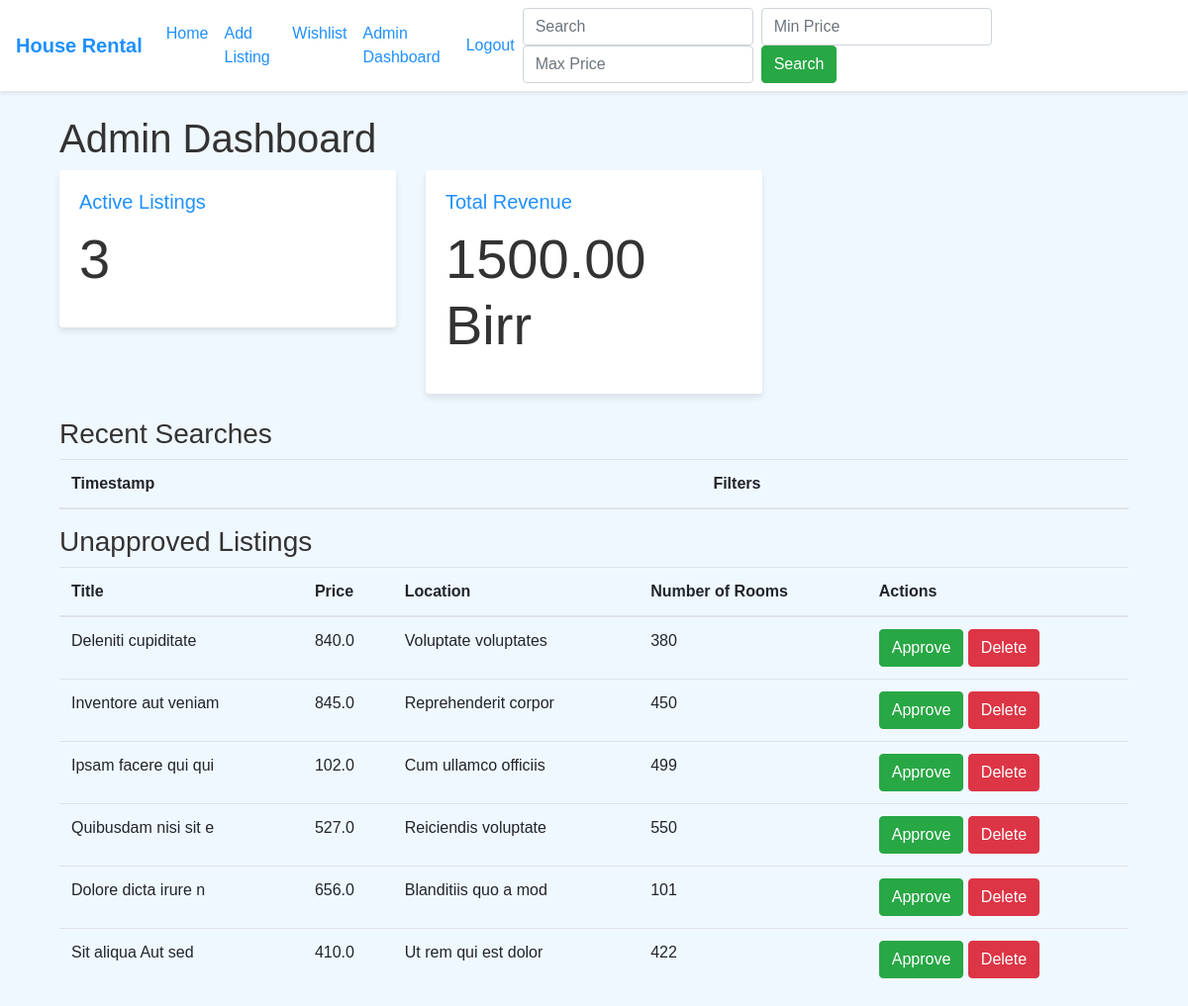
The page /admin_dashboard (signed in) on the database as committed earlier.
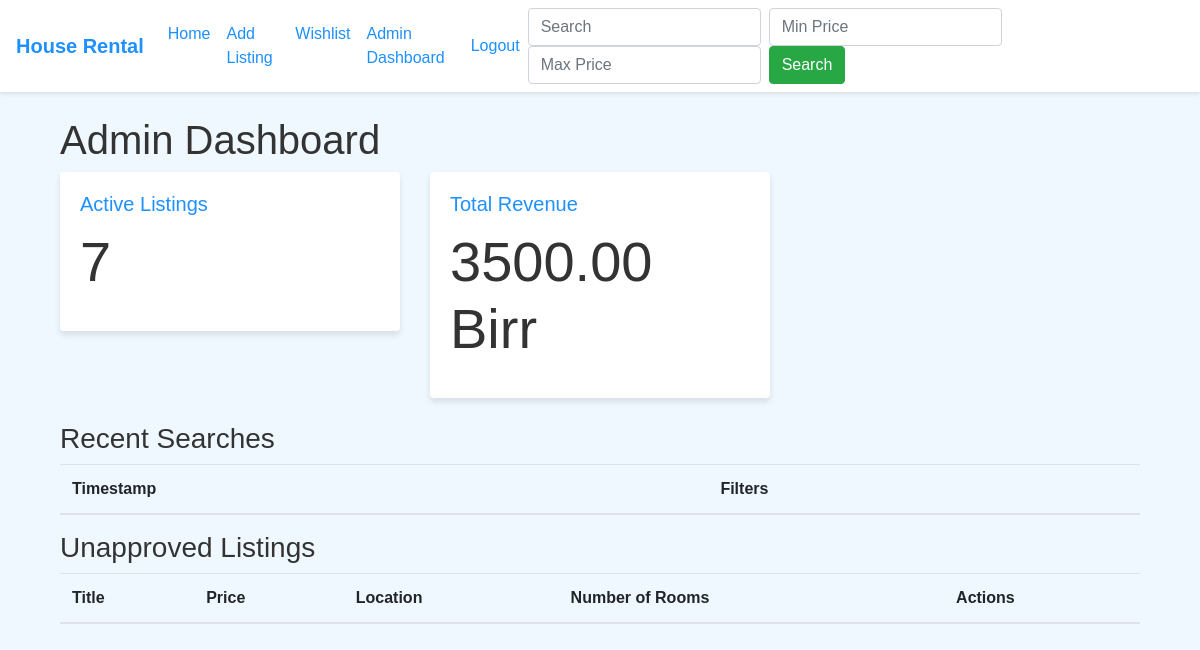
The same page on the database as committed later.
### app.py (models this page shows)
class HouseListing(db.Model):
    id = db.Column(db.Integer, primary_key=True)
    title = db.Column(db.String(100), nullable=False)
    price = db.Column(db.Float, nullable=False)
    location = db.Column(db.String(100), nullable=False)
    number_of_rooms = db.Column(db.Integer, nullable=False)
    amenities = db.Column(db.String(200))
    user_id = db.Column(db.Integer, db.ForeignKey('user.id'), nullable=False)
    contact = db.Column(db.String(100))
    images = db.relationship('Image', backref='house_listing', lazy=True)
    screenshot = db.relationship('Screenshot', backref='house_listing', lazy=True)
    payDate = db.Column(db.String, nullable=True)

### app.py (the view)
@app.route("/admin_dashboard", methods=['GET'])
@login_required
def admin_dashboard():
    if not current_user.is_authenticated:
        flash('Please log in to access the admin dashboard.', 'error')
        return redirect(url_for('login'))
    if current_user.role != 'admin':
        flash('You are not authorized to access the admin dashboard.', 'error')
        return redirect(url_for('home'))
    active_listings = HouseListing.query.filter(HouseListing.payDate != None).count()
    revenue = active_listings * 500  # Assuming each listing costs 500 birr
    unapproved_listings = HouseListing.query.filter(HouseListing.payDate.is_(None)).all()
    search_trends = [] # db.session.query(SearchTrend).order_by(SearchTrend.count.desc()).limit(5).all()
    return render_template('admin_dashboard.html',
                           active_listings=active_listings,
                           revenue=revenue,
                           search_trends=search_trends,
                           unapproved_listings=unapproved_listings
                           )

### app.py (called while the page is built)
@login_manager.user_loader
def load_user(user_id):
    return User.query.get(int(user_id))

### templates/admin_dashboard.html (shortened to what this page needs)
{% extends "base.html" %}
{% block content %}
<!DOCTYPE html>
<html lang="en">
<head>
</head>
<body>
    <div class="container mt-4">
        <h1>Admin Dashboard</h1>
        <div class="row mb-4">
            <div class="col-md-4">
                <div class="card">
                    <div class="card-body">
                        <h5 class="card-title">Active Listings</h5>
                        <p class="display-4">{{ active_listings }}</p>
                    </div>
                </div>
            </div>
            <div class="col-md-4">
                <div class="card">
                    <div class="card-body">
                        <h5 class="card-title">Total Revenue</h5>
                        <p class="display-4">{{ "%.2f"|format(revenue) }} Birr</p>
                    </div>
                </div>
            </div>
        </div>
        <h3>Recent Searches</h3>
        <table class="table">
            <thead>
                <tr>
                    <th>Timestamp</th>
                    <th>Filters</th>
                </tr>
            </thead>
        </table>
        <h3>Unapproved Listings</h3>
        <table class="table">
            <thead>
                <tr>
                    <th>Title</th>
                    <th>Price</th>
                    <th>Location</th>
                    <th>Number of Rooms</th>
                    <th>Actions</th>
                </tr>
            </thead>
            <tbody>
                {% for listing in unapproved_listings %}
                <tr>
                    <td>{{ listing.title }}</td>
                    <td>{{ listing.price }}</td>
                    <td>{{ listing.location }}</td>
                    <td>{{ listing.number_of_rooms }}</td>
                    <td>
                        <a href="{{ url_for('approve_listing', listing_id=listing.id) }}" class="btn btn-success">Approve</a>
                        <a href="{{ url_for('delete_listing', listing_id=listing.id) }}" class="btn btn-danger" onclick="return confirm('Are you sure you want to delete this listing?')">Delete</a>
                    </td>
                </tr>
                {% endfor %}
            </tbody>
        </table>
    </div>
</body>
</html>
{% endblock %}

### templates/base.html (shortened to what this page needs)
<!DOCTYPE html>
<html lang="en">
<head>
    <link rel="stylesheet" href="https://stackpath.bootstrapcdn.com/bootstrap/4.5.2/css/bootstrap.min.css">
    <link rel="stylesheet" href="{{ url_for('static', filename='style.css') }}">
    <link rel="stylesheet" href="https://cdnjs.cloudflare.com/ajax/libs/font-awesome/6.0.0/css/all.min.css" />
</head>
<body>
    <nav class="navbar navbar-expand-lg navbar-dark bg-primary">
        <a class="navbar-brand" href="{{ url_for('home') }}">House Rental</a>
        <div class="collapse navbar-collapse" id="navbarNav">
            <ul class="navbar-nav mr-auto">
                <li class="nav-item">
                    <a class="nav-link" href="{{ url_for('home') }}">Home</a>
                </li>
                {% if current_user.is_authenticated %}
                <li class="nav-item">
                    <a class="nav-link" href="{{ url_for('add_listing') }}">Add Listing</a>
                </li>
                <li class="nav-item">
                    <a class="nav-link" href="{{ url_for('wishlist') }}">Wishlist</a>
                </li>
                {% if current_user.is_authenticated and current_user.role == 'admin' %}
                  <li class="nav-item">
                    <a class="nav-link" href="{{ url_for('admin_dashboard') }}">Admin Dashboard</a>
                  </li>
                {% endif %}
                {% endif %}
            </ul>
            <ul class="navbar-nav">
              {% if current_user.is_authenticated %}
                <li class="nav-item">
                    <a class="nav-link" href="{{ url_for('logout') }}" onclick="return confirmLogout()">Logout</a>
                </li>
              {% endif %}
            </ul>
            <form class="form-inline my-2 my-lg-0" action="{{ url_for('search') }}" method="get">
                <input class="form-control mr-sm-2" type="search" placeholder="Search" aria-label="Search" name="query">
                <input class="form-control mr-sm-2" type="number" placeholder="Min Price" name="min_price">
                <input class="form-control mr-sm-2" type="number" placeholder="Max Price" name="max_price">
                <button class="btn btn-success my-2 my-sm-0" type="submit">Search</button>
            </form>
        </div>
    </nav>
    <div class="container mt-4">
        {% block content %}{% endblock %}
    </div>
</body>
</html>

### static/style.css (style rules this page uses)
body { font-family: Arial, sans-serif; background-color: #f0f8ff; color: #333; }
.navbar { margin-bottom: 20px; background-color: #ffffff !important; box-shadow: 0 2px 4px rgba(0, 0, 0, 0.1); }
.navbar-brand { color: #1e90ff !important; font-weight: bold; }
.nav-link { color: #1e90ff !important; }
.card { border: none; box-shadow: 0 4px 6px rgba(0, 0, 0, 0.1); transition: transform 0.2s; }
.card-title { color: #1e90ff; }

Rows that differ between the two databases and show on the page:
no longer on this page (row edited): HouseListing: title "Deleniti cupiditate", price "840.0", location "Voluptate voluptates", number_of_rooms "380"
removed HouseListing: title "Inventore aut veniam", price "845.0", location "Reprehenderit corpor", number_of_rooms "450"
no longer on this page (row edited): HouseListing: title "Ipsam facere qui qui", price "102.0", location "Cum ullamco officiis", number_of_rooms "499"
no longer on this page (row edited): HouseListing: title "Quibusdam nisi sit e", price "527.0", location "Reiciendis voluptate", number_of_rooms "550"
no longer on this page (row edited): HouseListing: title "Dolore dicta irure n", price "656.0", location "Blanditiis quo a mod", number_of_rooms "101"
no longer on this page (row edited): HouseListing: title "Sit aliqua Aut sed", price "410.0", location "Ut rem qui est dolor", number_of_rooms "422"
Other text that changed with them:
{{ active_listings }}: "3" → "7"
{{ "%.2f"|format(revenue) }}: "1500.00" → "3500.00"
